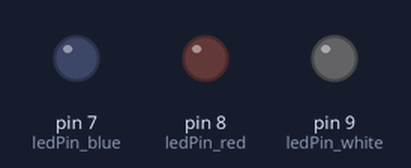
The sketch below on a simulated Arduino Uno, built with avr-gcc and run on an emulated ATmega328P. On the bench: output pins drawn as LEDs (lit = HIGH).

Above: at 0.7 s.
At 2.5 s:
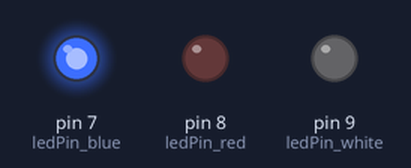
At 4.9 s:
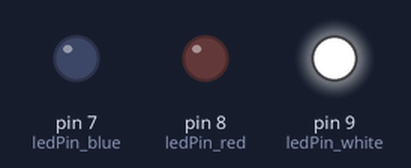
At 7.3 s:
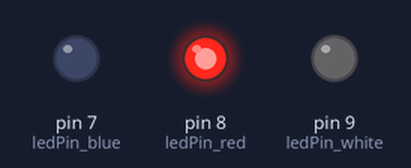
Timing chart, 0 to 8.3 s (numbered marks = the images above):
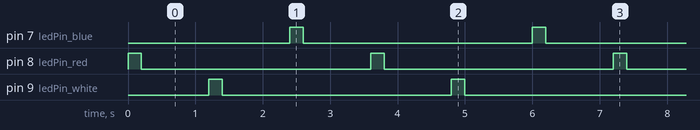

Measured:
- by itself, pin 7 (ledPin_blue), pin 8 (ledPin_red), pin 9 (ledPin_white): alternates HIGH for 0.20 s and LOW for 3.4 s
- by itself, everything shown: repeats every 3.6 s, in 6 steps

The sketch:

LEDs__01.ino
```cpp
/***********************************************************
File name:   01_blinkingLed.ino
Author: Joshua DeNio
Date: 03/24/2020
Description:  Lite LEDs and let the LEDs blink a patriotic squence.

***********************************************************/
// Set pins
int ledPin_red = 8;
int ledPin_white = 9;
int ledPin_blue = 7;

// Code setup
void setup()
{
  pinMode(ledPin_red,OUTPUT);
  pinMode(ledPin_white,OUTPUT);
  pinMode(ledPin_blue,OUTPUT);
}

// main loop
void loop()
{
  digitalWrite(ledPin_red,HIGH);
  delay(200);
  digitalWrite(ledPin_red,LOW);
  delay(1000);
  digitalWrite(ledPin_white,HIGH);
  delay(200);
  digitalWrite(ledPin_white,LOW);
  delay(1000);
  digitalWrite(ledPin_blue,HIGH);
  delay(200);
  digitalWrite(ledPin_blue,LOW);
  delay(1000);
}
```
